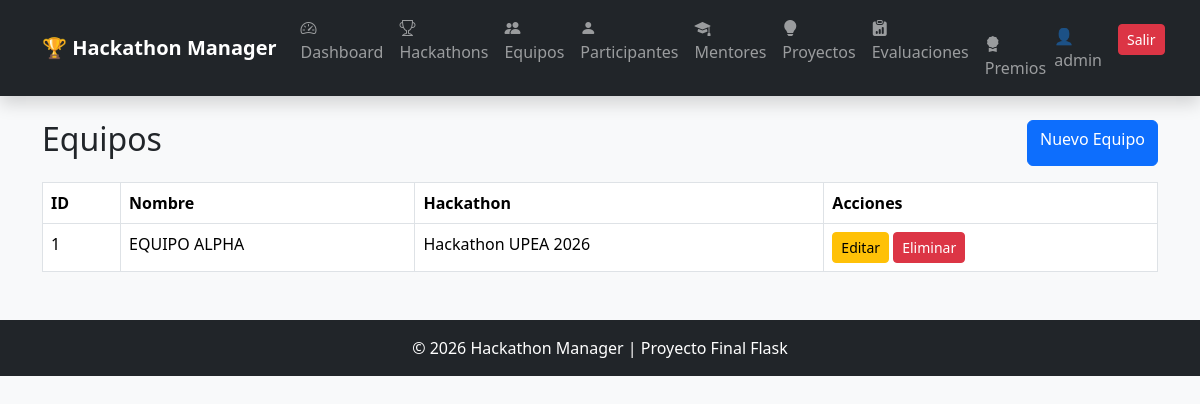
/equipos (signed in), run on the app's committed database.
### app/models/usuario.py (models this page shows, shortened)
class Usuario(UserMixin, db.Model):
    __tablename__ = "usuarios"
    id = db.Column(
        db.Integer,
        primary_key=True
    )
    nombre = db.Column(
        db.String(100),
        nullable=False
    )
    email = db.Column(
        db.String(100),
        unique=True,
        nullable=False
    )
    username = db.Column(
        db.String(50),
        unique=True,
        nullable=False
    )
    password = db.Column(
        db.String(255),
        nullable=False
    )
    rol_id = db.Column(
        db.Integer,
        db.ForeignKey("roles.id"),
        nullable=False
    )

### app/models/equipo.py (models this page shows, shortened)
class Equipo(db.Model):
    __tablename__ = "equipos"
    id = db.Column(
        db.Integer,
        primary_key=True
    )
    nombre = db.Column(
        db.String(100),
        nullable=False
    )
    descripcion = db.Column(
        db.Text,
        nullable=False
    )
    hackathon_id = db.Column(
        db.Integer,
        db.ForeignKey("hackathons.id"),
        nullable=False
    )
    participantes = db.relationship(
    "Participante",
    backref="equipo",
    lazy=True
    )
    proyectos = db.relationship(
    "Proyecto",
    backref="equipo",
    lazy=True
)

### app/models/hackathon.py (models this page shows, shortened)
class Hackathon(db.Model):
    __tablename__ = "hackathons"
    id = db.Column(
        db.Integer,
        primary_key=True
    )
    nombre = db.Column(
        db.String(100),
        nullable=False
    )
    descripcion = db.Column(
        db.Text,
        nullable=False
    )
    fecha_inicio = db.Column(
        db.Date
    )
    fecha_fin = db.Column(
        db.Date
    )
    estado = db.Column(
        db.String(30)
    )
    equipos = db.relationship(
    "Equipo",
    backref="hackathon",
    lazy=True
    )

### app/equipos/routes.py (the view)
@equipo_bp.route("/equipos")
@login_required
def listar_equipos():
    equipos = Equipo.query.all()
    return render_template(
        "equipos/listar.html",
        equipos=equipos
    )

### app/templates/equipos/listar.html
{% extends 'base.html' %}
{% block content %}
<div class="d-flex justify-content-between mb-3">
    <h2>Equipos</h2>
    <a
        href="/equipos/nuevo"
        class="btn btn-primary">
        Nuevo Equipo
    </a>
</div>
<table class="table table-bordered">
    <thead>
        <tr>
            <th>ID</th>
            <th>Nombre</th>
            <th>Hackathon</th>
            <th>Acciones</th>
        </tr>
    </thead>
    <tbody>
        {% for equipo in equipos %}
        <tr>
            <td>{{ equipo.id }}</td>
            <td>{{ equipo.nombre }}</td>
            <td>{{ equipo.hackathon.nombre }}</td>
            <td>
    <a
        href="/equipos/editar/{{ equipo.id }}"
        class="btn btn-warning btn-sm">
        Editar
    </a>
    <a
        href="/equipos/eliminar/{{ equipo.id }}"
        class="btn btn-danger btn-sm">
        Eliminar
    </a>
</td>
        </tr>
        {% endfor %}
    </tbody>
</table>
{% endblock %}

### app/templates/base.html (shortened to what this page needs)
<!DOCTYPE html>
<html lang="es">
<head>
    <link href="https://cdn.jsdelivr.net/npm/bootstrap@5.3.7/dist/css/bootstrap.min.css"
          rel="stylesheet">
    <link rel="stylesheet"
          href="https://cdn.jsdelivr.net/npm/bootstrap-icons@1.11.3/font/bootstrap-icons.min.css">
</head>
<body class="bg-light">
<nav class="navbar navbar-expand-lg navbar-dark bg-dark shadow">
    <div class="container">
        <a class="navbar-brand fw-bold"
           href="/">
            🏆 Hackathon Manager
        </a>
        <div class="collapse navbar-collapse"
             id="menu">
            <ul class="navbar-nav me-auto">
                {% if current_user.is_authenticated %}
                <li class="nav-item">
                    <a class="nav-link" href="/dashboard">
                        <i class="bi bi-speedometer2"></i>
                        Dashboard
                    </a>
                </li>
                <li class="nav-item">
                    <a class="nav-link" href="/hackathons">
                        <i class="bi bi-trophy"></i>
                        Hackathons
                    </a>
                </li>
                <li class="nav-item">
                    <a class="nav-link" href="/equipos">
                        <i class="bi bi-people-fill"></i>
                        Equipos
                    </a>
                </li>
                <li class="nav-item">
                    <a class="nav-link" href="/participantes">
                        <i class="bi bi-person-fill"></i>
                        Participantes
                    </a>
                </li>
                <li class="nav-item">
                    <a class="nav-link" href="/mentores">
                        <i class="bi bi-mortarboard-fill"></i>
                        Mentores
                    </a>
                </li>
                <li class="nav-item">
                    <a class="nav-link" href="/proyectos">
                        <i class="bi bi-lightbulb-fill"></i>
                        Proyectos
                    </a>
                </li>
                <li class="nav-item">
                    <a class="nav-link" href="/evaluaciones">
                        <i class="bi bi-clipboard-data-fill"></i>
                        Evaluaciones
                        <li class="nav-item">
    <a class="nav-link" href="/premios">
        <i class="bi bi-award-fill"></i>
        Premios
    </a>
</li>
                    </a>
                </li>
                {% endif %}
            </ul>
            <ul class="navbar-nav">
                {% if current_user.is_authenticated %}
                <li class="nav-item">
                    <span class="navbar-text me-3">
                        👤 {{ current_user.username }}
                    </span>
                </li>
                <li class="nav-item">
                    <a class="btn btn-danger btn-sm"
                       href="/logout">
                        Salir
                    </a>
                </li>
                {% endif %}
            </ul>
        </div>
    </div>
</nav>
<div class="container mt-4">
    {% block content %}
    {% endblock %}
</div>
<footer class="bg-dark text-white text-center mt-5 p-3">
    © 2026 Hackathon Manager | Proyecto Final Flask
</footer>
</body>
</html>

### data on the page
Usuario: username "admin"
Equipo: id "1", nombre "EQUIPO ALPHA", hackathon.nombre "Hackathon UPEA 2026"
